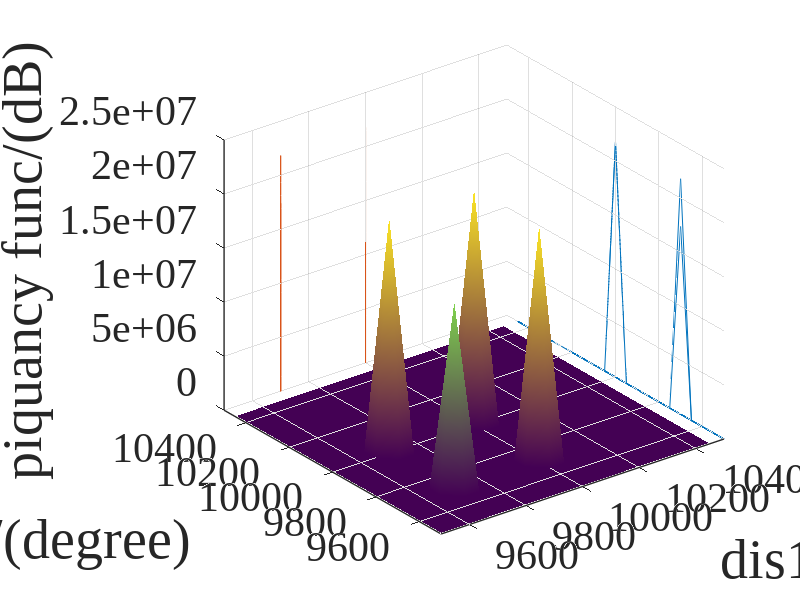
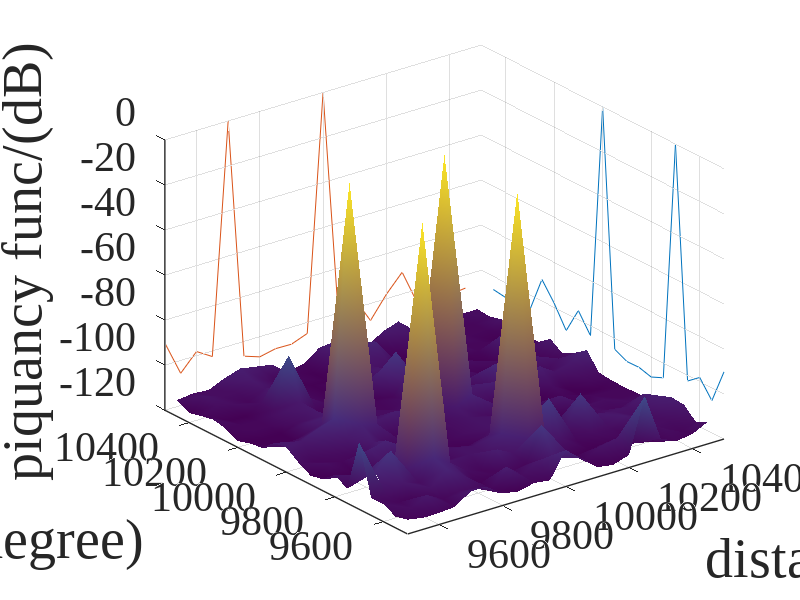

The MATLAB source for these figures, in order:
% gsp_doa_passive.m
%
% DIRECTION OF ARRIVAL ESTIMATION FOR FAR-FIELD PASSIVE RADAR
% This version using graph signal processing approach to realize doa estimation

% Using passive radar
% For simplicity, receive data using matched data after matched filter at first
% Consider multiple targets issue
% Notes: k target signal must be with the same carrier frequency and incoherent

% by Bowenxie
% initial ver. @ Mar.29 2021 : Algorithm Setup，modified from single target
% ver1				 @ Apr.12 2021 : Major revise. Update for different carrier frequency for different targets

clear all
close all
clc

%%%%%%%%Uniform Linear Array%%%%%%%%
derad = pi/180;      % ang->rad
deang = 180/pi;			 % rad->ang
N = 8;               % the number of sensor elements
Nf = 8;
% K = 1;							 % for single target       
K = 2;               % the number of targets
R = K;
% theta = [-30 0 60];  % the DoA angle of targets
SNR = 35;            % signal-noise-ratio
Q = 128;             % the number of snapshots
MONTE_NUM = 100;		 % the number of MonteCarlo experiments
B = 1.5e6;                         
c0 = 3e8;						 % the velocity of light
f0 = 1e9;						 % the frequency of carrier, set as 1GHz
lambda0 = c0/f0;		 % the wavelength of carrier  
delta_fre = B / Nf;
f = f0 + (0: Nf-1) * delta_fre;
w = f .*(2*pi);
% delta_fre = 1e6;    % the delta frequency of carrier, set as 1MHz
delta_w = delta_fre * (2 * pi);

dt = lambda0/2;			 % the distance between transmiter elements, dt = lambda/2
dr = lambda0/2; 		 % the distance between receiver elements, dr = lambda/2
dist = lambda0/2; 	 % due to monostatic radar, dt=dr=dist
d = 0:dist:(N-1)*dist; % the vector of elements

Orth_Sig = hadamard(Q);% orthogonal signals
Orth_Sig = Orth_Sig(1:N,:);% Target transmitted signals

if(K==0)
	doa_angle = 45;
	range = 1e3;
else % two targets
    doa_angle = [-30 45];
    doa_range = [9700 10000];
    range = [1.5e3 1.5e3 1.5e3];
end

theta_resol = 5e-0;
theta_min = -90;
theta_max = 90;
% theta = theta_min:theta_resol:theta_max;
THETA_NUM = (theta_max - theta_min)/theta_resol + 1;

distance_resol = 0.050e3;
distance_min = 9.5e3;
distance_max = 10.5e3;
DIS_NUM = (distance_max - distance_min)/distance_resol;

snr_resol = 5;
snr_min = 0;
snr_max = 20;
SNR_NUM = (snr_max - snr_min)/snr_resol + 1;

% receive data by MF
% x_rec = zeros(N,1);
% for ii=1:N
% 	x_rec(ii,:) = exp(1*1j*2*pi*(ii-1)*dist*sin(doa_angle*derad)/lambda0);% should note here is positive, i+1 element's phase is lead
% end
nn = 1:N;
%steering_vec = exp(1j*2*pi*(nn-1)'*dist*sin(doa_angle*derad)/lambda0);
steering_vec = exp(1j*delta_w*(doa_range/c0));
w0 = 2*pi*f0;
x_rec = zeros(N,1);

if(K==1)
	x1 = exp(-1j*w0*range(1)/c0);
	x_rec = steering_vec*x1;
else
	x1 = exp(-1j*delta_fre*range(1)/c0);
	x2 = exp(-1j*delta_fre*range(2)/c0);
	x_rec = steering_vec(:,1)*x1 + steering_vec(:,2)*x2;% with the same carrier frequency
	% x_rec = 0.1*steering_vec(:,1)*x1 + 0.5*steering_vec(:,2)*x2;% with RCS fading
end

% receive data by time sequence
fs = 10e9;
time_window = (Q-1)/fs;
q = 1:Q;

% S0 = Orth_Sig .* repmat(exp(1j*2*pi*f0*(q-1)/fs),3,1);% source signal, 2xQ.*2xQ
S0 = Orth_Sig .* exp(1j*2*pi*f'*(q-1)/fs);

% for ii=1:Nf
% 	for jj=1:Q
% 		for kk=1:K
% % 			x0_rec_kk(ii,jj,kk) = Orth_Sig(kk,jj) .* exp(1j*2*pi*f0*((jj-1)/fs - range(kk)/c0 + (ii-1)*sin(doa_angle(kk)*derad)/c0));% N*Q*K
%             x0_rec_kk(ii,jj,kk) = Orth_Sig(kk,jj) .* exp(1j*2*pi*f(Nf)*((jj-1)/fs + 2 * doa_range(kk)/c0));% N*Q*K
% 		end
% 		x0_rec(ii,jj) = sum(x0_rec_kk(ii,jj,:));
% 	end
% 	% Y(ii) = 1/Q * x0_rec(ii,:) * (S0(1,:))' + 1/Q * x0_rec(ii,:) * (S0(2,:))';
% end

% A_stmat = exp(1j*w0*(nn-1)'*dist*sin(doa_angle*derad)/c0);
% S0_mat = exp(-1j*w0*range.'/c0)*exp(1j*2*pi*f0*(q-1)/fs);
nf = 1:Nf;
kk = 1:1:K;
A_stmat = exp(1j * 2*pi* (nn-1).' * delta_fre * doa_range/c0); % for range est
B_stmat = A_stmat; %% In distance estimation condition, A should be same with B
Sigma = eye(K); %% The size of this Identity matrix should be K (targets num)
% S0_mat = repmat(exp(1j*2*pi*f0*(q-1)/fs),2,1);
% x0_rec_new = (B_stmat * Sigma * A_stmat.' * S0);
x0_rec_new = (B_stmat * A_stmat.' * S0);
% add white noise
for ii=1:N
	% x0_rec_real(ii,:) = awgn(x0_rec(ii,:),SNR,'measured');
	x0_rec_real(ii,:) = awgn(x0_rec_new(ii,:),SNR,'measured');
	% x0_rec_real(ii,:) = x0_rec_new(ii,:) + 1/(sqrt(2)*sqrt(10^(SNR/10)))*(randn(1,Q)+j*randn(1,Q));
	% Y_real(ii) = 1/Q * x0_rec_real(ii,:) * x0';
	Y(ii) = 1/Q * x0_rec_new(ii,:) * (S0(1,:))' + 1/Q * x0_rec_new(ii,:) * (S0(2,:))' + 1/Q * x0_rec_new(ii,:) * (S0(3,:))';% noiseless
	Y_real_buf(ii,ii) = 1/Q * (x0_rec_real(ii,:) * S0(ii,:)');
end
Y_real = diag(Y_real_buf);
Y_real = Y_real';

% % %%%%%%%%%%%%%%%%% SIMULATION OF GSP APPROACH BEGIN %%%%%%%%%%%%%%%%%%
% % %%%%%%%%%%%%%%%%% USING ADJACENCY MATRIX AS PREVIOUS      %%%%%%%%%%%%%%%%%%
% % construct adjacency matrix A, A is depend on doa angle theta
% A_mat = zeros(THETA_NUM,N,N);
% for theta_i = 1:THETA_NUM;
% 	theta = theta_min + (theta_i - 1) * theta_resol;
% 	phase_diff = 2*pi*dist*sin(theta*derad)/lambda0;
% 	for ii=1:N
% 		if(ii==1)
% 			A_mat(theta_i,ii,2) = exp(-1*1j*phase_diff);
% 			A_mat(theta_i,ii,N) = exp(-1*1j*(N-1)*phase_diff);
% 		elseif(ii==N)
% 			A_mat(theta_i,ii,1) = exp(1*1j*(N-1)*phase_diff);
% 			A_mat(theta_i,ii,N-1) = exp(1*1j*phase_diff);
% 		else
% 			A_mat(theta_i,ii,ii-1) = exp(1*1j*phase_diff); % i-1 element is lag
% 			A_mat(theta_i,ii,ii+1) = exp(-1*1j*phase_diff);% i+1 element is lead
% 		end
% 	end % end of for ii  
% 
% A_mat_theta = reshape(A_mat(theta_i,:,:),N,N);
% A_mat_theta = 0.5*A_mat_theta;
% [V,D] = eig(A_mat_theta);
% 
% x_rec_snr = Y_real.';
% % x_est(theta_i,:) = V'*x_rec;% using data by MF
% x_est(theta_i,:) = V'*x_rec_snr;% using data by time sequence and add noise
% % [mmax,ind] = max(diag(D));
% x_est1 = x_est(theta_i,:);
% x_est2 = abs(x_est1)./norm(x_est1);
% [mmax,ind] = max(x_est1);
% x_est1(ind)=[];
% [mmax,ind] = max(x_est1);
% x_est1(ind)=[];% delete most two largest elements!!! 
% piquancy_func(theta_i) = 1/sqrt(sum(x_est1.^2));
% 
% end % end of for theta_i
% 
% figure()
% theta_x = theta_min:theta_resol:theta_max;
% [Pmax,ind] = max(piquancy_func);
% Pmax_db = 10*log10(piquancy_func/Pmax);% normalization
% [b,i] = sort(piquancy_func);
% ind2 = i(end-1);
% theta_est1 = theta_min + (ind - 1) * theta_resol;
% theta_est2 = theta_min + (ind2 - 1) * theta_resol;
% plot(theta_x,Pmax_db);
% xlabel('theta/(degree)');
% ylabel('piquancy function');
% fprintf('---------DoA angle = %.4f ---------\n',theta_est1);
% fprintf('---------DoA angle = %.4f ---------\n',theta_est2);

% %%%%%%%%%%%%%%%%% USING ADJACENCY MATRIX WITH NEW VERSION %%%%%%%%%%%%%%%%%%
% construct adjacency matrix A, A is depend on doa angle theta1 and theta2
b1 = zeros(Nf,1);
b2 = zeros(Nf,1);
A_mat = zeros(Nf,Nf);
tic
for dis1_i = 1:DIS_NUM
	dis1 = distance_min + (dis1_i - 1) * distance_resol;
	% theta1 = 45;
	b1 = exp(-1j*2*pi*(nn-1)*delta_fre*2*dis1/c0);
	for dis2_i = 1:DIS_NUM
		dis2 = distance_min + (dis2_i - 1) * distance_resol;
		% theta2 = 17;
		b2 = exp(-1j*2*pi*(nn-1)*delta_fre*2*dis2/c0);
        for dis3_i = 1:DIS_NUM
            dis3 = distance_min + (dis3_i - 1) * distance_resol;
            % theta2 = 17;
            b3 = exp(-1j*2*pi*(nn-1)*delta_fre*2*dis3/c0);
            if(dis1 == dis2) && (dis2 == dis3) % if two doa_angle is same, coeff_mat is irreversible
                piquancy_func(dis1_i,dis2_i,dis3_i) = 0;
            else
                for ii=1:Nf
                    if(ii==1)
                        coeff_mat = [b1(ii+1:end);b2(ii+1:end);b3(ii+1:end)];
                        const_vec = [b1(ii);b2(ii);b3(ii)];
                        solution_vec = pinv(coeff_mat) * const_vec;
                        A_mat(ii,2:Nf) = solution_vec;
                    elseif(ii==Nf)
                        coeff_mat = [b1(1:Nf-1);b2(1:Nf-1);b3(1:Nf-1)];
                        const_vec = [b1(ii);b2(ii);b3(ii)];
                        solution_vec = pinv(coeff_mat) * const_vec;
                        A_mat(ii,1:Nf-1) = solution_vec;
                    else
                        coeff_mat = [b1(1:ii-1),b1(ii+1:end);b2(1:ii-1),b2(ii+1:end);b3(1:ii-1),b3(ii+1:end)];
                        const_vec = [b1(ii);b2(ii);b3(ii)];
                        solution_vec = pinv(coeff_mat) * const_vec;
                        A_mat(ii,1:ii-1) = solution_vec(1:ii-1);
                        A_mat(ii,ii+1:Nf) = solution_vec(ii:Nf-1);
                    end % end of if ii
                end % end of for ii
                [V,D] = eig(A_mat);

                x_rec_noiseless = Y.';% using receive data without noise  
                x_rec_snr = Y_real.'; % using receive data with noise

                % x_est = pinv(V)*x_rec;% using data by MF
                % x_est = pinv(V)*x_rec_noiseless;% using data by time sequence and without noise
                x_est = pinv(V)*x_rec_snr;% using data by time sequence and with noise

                % [mmax,ind] = max(diag(D));
                x_est1 = abs(x_est)./norm(x_est);	

                % [mmax,ind] = max(x_est1);
                % x_est1(ind)=[];
                % [mmax,ind] = max(x_est1);
                % x_est1(ind)=[];% should note that for multiple targets need delete K elements in vector x_est, here do twice delete operations

                [diag_D,ind] = sort(abs(diag(D)-1));
                x_est1_sort = x_est1(ind);
                x_est1_del = x_est1_sort(K+1:end);

                piquancy_func(dis1_i,dis2_i,dis3_i) = 1/sum(x_est1_del.^3);

            end % end of if theta1==theta2
        end
	end
end 
% save piquancy_func.mat
% load piquancy_func_r3_200plot.mat
[Pmax,index]=max(piquancy_func(:));
[dis1_ind_b, dis2_ind_b, dis3_ind_b] = ind2sub([200,200,200], index);
dis1_ind = (dis1_ind_b -1) - 50;
dis2_ind = (dis2_ind_b -1) - 50;
dis3_ind = (dis3_ind_b -1) - 50;
dis1_full = distance_min : distance_resol : distance_max - distance_resol;
dis2_full = distance_min : distance_resol : distance_max - distance_resol;

Pmax_db = 10*log10(piquancy_func/Pmax);% normalization
piquancy_full = zeros(length(piquancy_func),length(piquancy_func));
piquancy_full_first = zeros(length(piquancy_func),length(piquancy_func));
piquancy_full_second = zeros(length(piquancy_func),length(piquancy_func));
piquancy_full_third = zeros(length(piquancy_func),length(piquancy_func));
dim = length(piquancy_func);
% for dim_trick1 = 1:dim
%     for dim_trick2 = 1:dim
%         for dim_trick3 = 1:dim
%             if(piquancy_func(dim_trick1,dim_trick2,dim_trick3) < 15000)
%                 piquancy_func(dim_trick1,dim_trick2,dim_trick3) = piquancy_func(dim_trick1,dim_trick2,dim_trick3) / 10000;
%             end
%         end
%     end
% end
for dim_i = 1:dim
    for dim_j = 1:dim
        piquancy_full_first(dim_i,dim_j) = max(piquancy_func(:,dim_i,dim_j));
        piquancy_full_second(dim_i,dim_j) = max(piquancy_func(dim_j,:,dim_i));
        piquancy_full_third(dim_i,dim_j) = max(piquancy_func(dim_i,dim_j,:));
    end
end
piquancy_full = (piquancy_full_first + piquancy_full_second + piquancy_full_third) / 3;
surf(dis1_full,dis1_full,piquancy_full);
shading interp
hold on
xlim([10500 10501]);
ylim([10500 10501]);
xl = xlim;
yl = ylim;
% mesh(zeros(size(theta1)) -xl(1),theta2,Pmax_db');
% mesh(theta1, zeros(size(theta2)) -yl(1),Pmax_db');
xlim([9500 10500]);
ylim([9500 10500]);
plot3(zeros(size(dis1_full)) + xl(1),dis2_full,piquancy_full','Color','#0072BD');
plot3(dis1_full, zeros(size(dis2_full)) + yl(1),piquancy_full','Color','#D95319');
set(gca,'FontName','Times New Roman','FontSize',30,'LineWidth',1);
xlabel('dis1/(degree)','FontSize',40);
ylabel('dis2/(degree)','FontSize',40);
zlabel('piquancy func/(dB)','FontSize',40);

% load piquancy_func_r3_200plot.mat;
% piquancy_full_one = zeros(length(piquancy_full),length(piquancy_full));
piquancy_full_one = zeros(length(piquancy_full),1);
dim = length(piquancy_full);
for dim_i = 1:dim
     if(max(piquancy_full(:,dim_i)) < 10000000)
         piquancy_full_one(dim_i) = max(piquancy_full(:,dim_i)) / 100000;
     else
        piquancy_full_one(dim_i) = max(piquancy_full(:,dim_i));
     end
end
% for dim_i = 1:dim
% %     if(max(piquancy_full(:,dim_i)) < 100000000)
% %         piquancy_full_one(dim_i) = max(piquancy_full(:,dim_i)) / 10000000;
% %     else
%         piquancy_full_one(dim_i) = max(piquancy_full(:,dim_i));
% %     end
% end
Pmax_full = max(piquancy_full_one);
piquancy_origin_trick = piquancy_full_one;
dim = length(piquancy_full_one);
for dim_trick1 = 1:dim
    if(piquancy_origin_trick(dim_trick1) < 15000)
        piquancy_origin_trick(dim_trick1) = piquancy_origin_trick(dim_trick1) / 500000;
    end
end
piquancy_origin_trick_max = max(piquancy_origin_trick);
piquancy_origin_trick_db = 10*log10(piquancy_origin_trick./piquancy_origin_trick_max);% normalization

Pmax_db_full = 10*log10(piquancy_full_one/Pmax_full);% normalization

figure();
for dim_i = 1:dim
    for dim_j = 1:dim
        if(piquancy_full(dim_i,dim_j) < 10000000)
             piquancy_full_plot(dim_i,dim_j) = piquancy_full(dim_i,dim_j) / 100000;
        else
            piquancy_full_plot(dim_i,dim_j) = piquancy_full(dim_i,dim_j);
        end
    end
end
Pmax_full_db = max(max(piquancy_full_plot));
Pmax_db_full_db = 10*log10(piquancy_full_plot./Pmax_full_db);% normalization
surf(dis1_full,dis2_full,Pmax_db_full_db);
shading interp
hold on
xlim([10500 10501]);
ylim([10500 10501]);
xl = xlim;
yl = ylim;
% mesh(zeros(size(theta1)) -xl(1),theta2,Pmax_db');
% mesh(theta1, zeros(size(theta2)) -yl(1),Pmax_db');
plot3(zeros(size(dis1_full)) + xl(1),dis2_full,Pmax_db_full','Color','#0072BD');
plot3(dis1_full, zeros(size(dis2_full)) + yl(1),Pmax_db_full','Color','#D95319');
set(gca,'FontName','Times New Roman','FontSize',30,'LineWidth',1);
xlabel('distance1/(degree)','FontSize',40);
ylabel('distance2/(degree)','FontSize',40);
zlabel('piquancy func/(dB)','FontSize',40);
xlim([9500 10500]);
ylim([9500 10500]);
% dis1_paper = distance_min:distance_resol:distance_max - 1;
% dis2_paper = distance_min:distance_resol:distance_max - 1;
% dis_plot = dis1_paper(1:length(dis1_paper));
% figure()
% 
% piquancy_origin = zeros(1,length(piquancy_func));
% dim = length(piquancy_func);
% for dim_i = 1:dim
%     piquancy_origin(dim_i) = max(piquancy_func(dim_i,:));
% end
% 
% piquancy_origin_trick = piquancy_origin;
% dim = length(piquancy_origin);
% for dim_trick1 = 1:dim
%     if(piquancy_origin_trick(dim_trick1) < 5000)
%         piquancy_origin_trick(dim_trick1) = piquancy_origin_trick(dim_trick1) / 100000;
%     end
% end
% dis1 = distance_min : distance_resol : distance_max - distance_resol;
% dis2 = distance_min : distance_resol : distance_max - distance_resol;
% piquancy_origin_trick_max = max(piquancy_origin_trick);
% piquancy_origin_trick_db = 10*log10(piquancy_origin_trick./piquancy_origin_trick_max);% normalization
% 
% plot(dis_plot,piquancy_origin,'LineSmoothing','on');
% set(gca,'FontName','Times New Roman','FontSize',30,'LineWidth',1);
% xlabel('theta/(meter)','FontSize',40);
% ylabel('piquancy func/(dB)','FontSize',40);
% figure();
% 
% surf(dis1_paper,dis2_paper,piquancy_func');
% set(gca,'FontName','Times New Roman','FontSize',30,'LineWidth',1);
% xlabel('distance1/(meter)','FontSize',40);
% ylabel('distance2/(meter)','FontSize',40);
% zlabel('amplitude','FontSize',40);
% shading interp
% hold on
% xlim([10500 11500]);
% ylim([10500 11500]);
% xl = xlim;
% yl = ylim;
% % mesh(zeros(size(theta1)) -xl(1),theta2,Pmax_db');
% % mesh(theta1, zeros(size(theta2)) -yl(1),Pmax_db');
% plot3(zeros(size(dis1)) + xl(1),dis2_paper,piquancy_origin','Color','#D95319');
% plot3(dis1_paper, zeros(size(dis2)) + yl(1),piquancy_origin','Color','#0072BD');
% xlim([9500 10500]);
% ylim([9500 10500]);
% hold off
% figure()
% dis1_ppaper = distance_min:distance_resol:(distance_max - distance_min)/2;
% dis2_ppaper = distance_min:distance_resol:(distance_max - distance_min)/2;
% Pmax = max(max(piquancy_func));
% [dis1_ind,dis2_ind] = find(piquancy_func==Pmax);% range dim
% Pmax_db = 10*log10(piquancy_func./Pmax);% normalization
% Pmax_dbpaper = Pmax_db(91:181, 1:91);
% dis1_est = distance_min + (dis1_ind - 1) * distance_resol;
% dis2_est = distance_min + (dis2_ind - 1) * distance_resol;
% % 
% % 
% piquancy_one = zeros(1,length(Pmax_db));
% dim = length(Pmax_db);
% for dim_i = 1:dim
%     piquancy_one(dim_i) = max(Pmax_db(dim_i,:));
% end
% plot(dis_plot,piquancy_one,'LineSmoothing','on');
% set(gca,'FontName','Times New Roman','FontSize',30,'LineWidth',1);
% xlabel('theta/(meter)','FontSize',40);
% ylabel('piquancy func/(dB)','FontSize',40);
% figure();
% 
% 
% imagesc(dis1,dis2,Pmax_db');
% set(gca,'FontName','Times New Roman','FontSize',30,'LineWidth',1);
% xlabel('distance1/(meter)','FontSize',40);
% ylabel('distance2/(meter)','FontSize',40);
% zlabel('piquancy func/(dB)','FontSize',40);
% figure()
% % mesh(theta1,theta2,Pmax_db');
% surf(dis1,dis2,Pmax_db');
% shading interp
% set(gca,'FontName','Times New Roman','FontSize',30,'LineWidth',1);
% xlabel('distance1/(meter)','FontSize',40);
% ylabel('distance2/(meter)','FontSize',40);
% zlabel('piquancy func/(dB)','FontSize',40);
% hold on
% xlim([10500 11500]);
% ylim([10500 11500]);
% xl = xlim;
% yl = ylim;
% % mesh(zeros(size(theta1)) -xl(1),theta2,Pmax_db');
% % mesh(theta1, zeros(size(theta2)) -yl(1),Pmax_db');
% plot3(zeros(size(dis1)) + xl(1),dis2,piquancy_one','Color','#D95319');
% plot3(dis1, zeros(size(dis2)) + yl(1),piquancy_one','Color','#0072BD');
% xlim([9500 10500]);
% ylim([9500 10500]);
% hold off

%%%%%%%%%%%%%%%%%%%%%%%%%%%%%%%%%%=-=-=-=-=-=-=%%%%%%%%%%%%%%%%%%%%%%%%%%%%%%%%%%%%%%%%

% 
% %%%%%%%%%%%%%plot3 draw three dimensional%%%%%%%%%%%%%%%%%
% figure();
% plot(theta1, Pmax_db(1,:));
% 
% figure();
% surf(theta1,theta2,Pmax_db');
% shading interp;
% %%%%%%%%%%%%%plot3 draw three dimensional%%%%%%%%%%%%%%%%%
% 
% figure()
% subplot(2,2,1);
% load Pmax_dbpaper_unfull
% imagesc(theta1_paper,theta2_paper,Pmax_dbpaper_unfull');colorbar;
% xlabel('theta1/(degree)');
% ylabel('theta2/(degree)');
% subplot(2,2,2);
% mesh(theta1_paper,theta2_paper,Pmax_dbpaper_unfull');colorbar;
% xlabel('theta1/(degree)');
% ylabel('theta2/(degree)');
% subplot(2,2,3);
% imagesc(theta1_paper,theta2_paper,Pmax_dbpaper');colorbar;
% xlabel('theta1/(degree)');
% ylabel('theta2/(degree)');
% subplot(2,2,4);
% mesh(theta1_paper,theta2_paper,Pmax_dbpaper');colorbar;
% xlabel('theta1/(degree)');
% ylabel('theta2/(degree)');
% fprintf('---------DoA angle1 = %.4f ---------\n',theta1_est);
% fprintf('---------DoA angle2 = %.4f ---------\n',theta2_est);
toc


%%%%%%%%%%%%%%%%%%%%%%%%%paperplot one dimensional%
% figure;
% piquancy_one = zeros(1,length(Pmax_db));
% dim = length(Pmax_db);
% index_dim = 1;
% % for dim_i = 1:dim
% %     piquancy_one(1,index_dim) = max(Pmax_db, [], 1);
% %     index_dim = index_dim + 1;
% % end
% piquancy_one = max(Pmax_db, [], 1);
% plot(theta1,piquancy_one);
% xlabel('theta/(meter)');
% ylabel('piquancy func/(dB)');
%出很大的问题，但是一直没有找到原因和解决方法
%%%%%%%%%%%%%%%%%%%%%%%%%paperplot one dimensional%

% % %%%%%%%%%%%%%%%%% SIMULATION OF GSP APPROACH END %%%%%%%%%%%%%%%%%%

% % % %%%%%%%%%%%%%%%%% SIMULATION OF MUSIC APPROACH BEGIN %%%%%%%%%%%%%%%%%%
% figure();
% plot(dis1_full,Pmax_db_full,'lineWidth',3)
% hold on
% %load Pmax_db_full_r3nofull.mat;
% plot(dis1_full,Pmax_db_full_r3nofull,'lineWidth',3)
% hold on
% plot(dis1_full,piquancy_origin_trick_db,'lineWidth',3)
% legend('Full connecntion','None-Full connecntion','Target');
% set(gca,'FontName','Times New Roman','FontSize',30,'LineWidth',1);
% xlabel('distance/(meter)','FontSize',40);
% ylabel('piquancy func/(dB)','FontSize',40);
% ylim([-90,0])
% toc
% % % %%%%%%%%%%%%%%%%% SIMULATION OF MUSIC APPROACH END %%%%%%%%%%%%%%%%%%